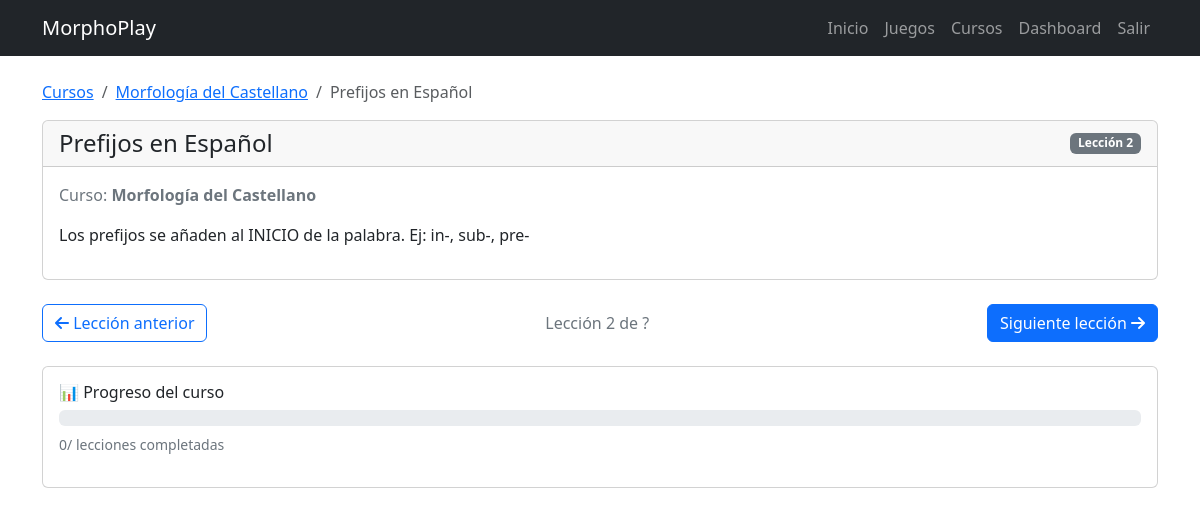
/cursos/1/leccion/2/ (signed in), run on the app's committed database.
### core/models.py (models this page shows, shortened)
class Curso(models.Model):
    titulo = models.CharField(max_length=200)
    descripcion = models.TextField()
    categoria = models.ForeignKey(Categoria, on_delete=models.SET_NULL, null=True, blank=True)
    nivel = models.ForeignKey(Nivel, on_delete=models.SET_NULL, null=True, blank=True)
    duracion_estimada = models.IntegerField(default=0)
    activo = models.BooleanField(default=True)
    orden = models.IntegerField(default=0)
    created_at = models.DateTimeField(auto_now_add=True)
    updated_at = models.DateTimeField(auto_now=True)
    def get_lecciones(self):
        return self.lecciones.filter(activo=True).order_by('orden')

class Leccion(models.Model):
    curso = models.ForeignKey(Curso, on_delete=models.CASCADE, related_name='lecciones')
    titulo = models.CharField(max_length=200)
    contenido = models.TextField()
    video_url = models.URLField(blank=True, null=True)
    orden = models.IntegerField(default=0)
    activo = models.BooleanField(default=True)
    created_at = models.DateTimeField(auto_now_add=True)
    updated_at = models.DateTimeField(auto_now=True)

class ProgresoCurso(models.Model):
    ESTADO_CHOICES = [
        ('no_iniciado', 'No Iniciado'),
        ('en_progreso', 'En Progreso'),
        ('completado', 'Completado'),
    ]
    usuario = models.ForeignKey(User, on_delete=models.CASCADE, related_name='progreso_cursos')
    curso = models.ForeignKey(Curso, on_delete=models.CASCADE, related_name='progreso_usuarios')
    estado = models.CharField(max_length=20, choices=ESTADO_CHOICES, default='no_iniciado')
    lecciones_completadas = models.IntegerField(default=0)
    evaluaciones_completadas = models.IntegerField(default=0)
    puntaje_total = models.IntegerField(default=0)
    fecha_inicio = models.DateTimeField(auto_now_add=True)
    fecha_completado = models.DateTimeField(null=True, blank=True)
    ultimo_acceso = models.DateTimeField(auto_now=True)
    created_at = models.DateTimeField(auto_now_add=True)
    updated_at = models.DateTimeField(auto_now=True)
    class Meta:
        unique_together = ['usuario', 'curso']

### core/views.py (the view)
# urls.py: path('cursos/<int:curso_id>/leccion/<int:leccion_id>/', views.leccion_detail, name='leccion'),
@login_required
def leccion_detail(request, curso_id, leccion_id):
    curso = get_object_or_404(Curso, id=curso_id, activo=True)
    leccion = get_object_or_404(Leccion, id=leccion_id, curso=curso, activo=True)
    progreso, _ = ProgresoCurso.objects.get_or_create(usuario=request.user, curso=curso)
    anterior = curso.get_lecciones().filter(orden__lt=leccion.orden).last()
    siguiente = curso.get_lecciones().filter(orden__gt=leccion.orden).first()
    context = {
        'curso': curso,
        'leccion': leccion,
        'anterior': anterior,
        'siguiente': siguiente,
        'progreso': progreso,
    }
    return render(request, 'cursos/leccion.html', context)

### templates/cursos/leccion.html (shortened to what this page needs)
{% extends 'base.html' %}
{% load static %}
{% block content %}
<div class="row">
    <div class="col-12">
        <nav aria-label="breadcrumb">
            <ol class="breadcrumb">
                <li class="breadcrumb-item"><a href="/cursos/">Cursos</a></li>
                <li class="breadcrumb-item"><a href="/cursos/{{ curso.id }}/">{{ curso.titulo }}</a></li>
                <li class="breadcrumb-item active">{{ leccion.titulo }}</li>
            </ol>
        </nav>
        <div class="card mb-4">
            <div class="card-header">
                <div class="d-flex justify-content-between align-items-center">
                    <h4 class="mb-0">{{ leccion.titulo }}</h4>
                    <span class="badge bg-secondary">Lección {{ leccion.orden }}</span>
                </div>
            </div>
            <div class="card-body">
                <p class="text-secondary">Curso: <strong>{{ curso.titulo }}</strong></p>
                <div class="mt-3">
                    {{ leccion.contenido|linebreaks }}
                </div>
            </div>
        </div>
        <div class="d-flex justify-content-between align-items-center">
            <div>
                {% if anterior %}
                <a href="/cursos/{{ curso.id }}/leccion/{{ anterior.id }}/" class="btn btn-outline-primary">
                    <i class="fas fa-arrow-left"></i> Lección anterior
                </a>
                {% else %}
                <button class="btn btn-outline-secondary" disabled>
                    <i class="fas fa-arrow-left"></i> Lección anterior
                </button>
                {% endif %}
            </div>
            <div>
                <span class="text-secondary">
                    Lección {{ leccion.orden }} de {{ lecciones_count|default:"?" }}
                </span>
            </div>
            <div>
                {% if siguiente %}
                <a href="/cursos/{{ curso.id }}/leccion/{{ siguiente.id }}/" class="btn btn-primary">
                    Siguiente lección <i class="fas fa-arrow-right"></i>
                </a>
                {% else %}
                <a href="/cursos/{{ curso.id }}/" class="btn btn-success">
                    <i class="fas fa-check"></i> Completar curso
                </a>
                {% endif %}
            </div>
        </div>
        <div class="card mt-4">
            <div class="card-body">
                <h6 class="mb-2">📊 Progreso del curso</h6>
                <div class="progress">
                </div>
                <p class="text-secondary small mt-2">
                    {{ progreso.lecciones_completadas }}/{{ lecciones_count }} lecciones completadas
                </p>
            </div>
        </div>
    </div>
</div>
{% endblock %}

### data on the page
Curso: titulo "Morfología del Castellano"
Leccion: titulo "Prefijos en Español", orden "2", contenido "Los prefijos se añaden al INICIO de la palabra. Ej: in-, sub-, pre-"
ProgresoCurso: lecciones_completadas "0"

### other printed values
{{ lecciones_count|default:"?" }} "?"
